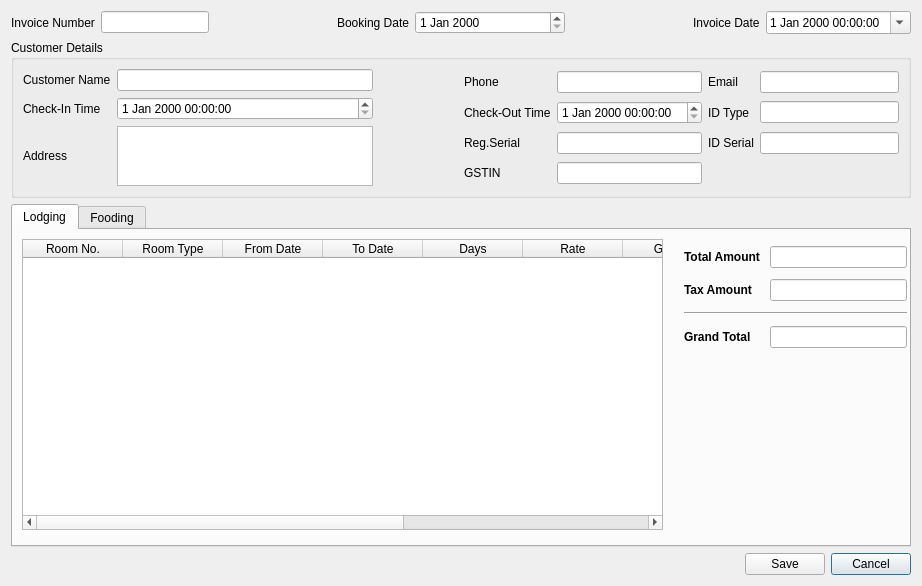
<?xml version="1.0" encoding="UTF-8"?>
<ui version="4.0">
 <class>CreateInvoices</class>
 <widget class="QDialog" name="CreateInvoices">
  <property name="geometry">
   <rect>
    <x>0</x>
    <y>0</y>
    <width>922</width>
    <height>586</height>
   </rect>
  </property>
  <property name="windowTitle">
   <string>Create Invoices</string>
  </property>
  <layout class="QVBoxLayout" name="verticalLayout_2">
   <item>
    <layout class="QGridLayout" name="gridLayout_2">
     <item row="0" column="3">
      <widget class="QLabel" name="label_13">
       <property name="text">
        <string>Booking Date</string>
       </property>
      </widget>
     </item>
     <item row="0" column="6">
      <widget class="QLabel" name="label_2">
       <property name="font">
        <font>
         <weight>50</weight>
         <bold>false</bold>
        </font>
       </property>
       <property name="text">
        <string>Invoice Date</string>
       </property>
      </widget>
     </item>
     <item row="0" column="7">
      <widget class="QDateTimeEdit" name="invoic_date">
       <property name="calendarPopup">
        <bool>true</bool>
       </property>
      </widget>
     </item>
     <item row="0" column="1">
      <widget class="QLineEdit" name="invoice_no">
       <property name="sizePolicy">
        <sizepolicy hsizetype="Fixed" vsizetype="Fixed">
         <horstretch>0</horstretch>
         <verstretch>0</verstretch>
        </sizepolicy>
       </property>
       <property name="readOnly">
        <bool>false</bool>
       </property>
      </widget>
     </item>
     <item row="0" column="0">
      <widget class="QLabel" name="label">
       <property name="minimumSize">
        <size>
         <width>80</width>
         <height>0</height>
        </size>
       </property>
       <property name="font">
        <font>
         <weight>50</weight>
         <bold>false</bold>
        </font>
       </property>
       <property name="text">
        <string>Invoice Number</string>
       </property>
      </widget>
     </item>
     <item row="0" column="4">
      <widget class="QDateEdit" name="booking_date">
       <property name="minimumSize">
        <size>
         <width>150</width>
         <height>0</height>
        </size>
       </property>
      </widget>
     </item>
     <item row="0" column="2">
      <spacer name="horizontalSpacer_3">
       <property name="orientation">
        <enum>Qt::Horizontal</enum>
       </property>
       <property name="sizeHint" stdset="0">
        <size>
         <width>40</width>
         <height>20</height>
        </size>
       </property>
      </spacer>
     </item>
     <item row="0" column="5">
      <spacer name="horizontalSpacer_5">
       <property name="orientation">
        <enum>Qt::Horizontal</enum>
       </property>
       <property name="sizeHint" stdset="0">
        <size>
         <width>40</width>
         <height>20</height>
        </size>
       </property>
      </spacer>
     </item>
    </layout>
   </item>
   <item>
    <widget class="QGroupBox" name="groupBox">
     <property name="sizePolicy">
      <sizepolicy hsizetype="Preferred" vsizetype="Preferred">
       <horstretch>0</horstretch>
       <verstretch>0</verstretch>
      </sizepolicy>
     </property>
     <property name="title">
      <string>Customer Details</string>
     </property>
     <layout class="QHBoxLayout" name="horizontalLayout">
      <item>
       <layout class="QGridLayout" name="gridLayout">
        <item row="0" column="1">
         <widget class="QLineEdit" name="customer_name">
          <property name="readOnly">
           <bool>true</bool>
          </property>
         </widget>
        </item>
        <item row="0" column="0">
         <widget class="QLabel" name="label_4">
          <property name="minimumSize">
           <size>
            <width>80</width>
            <height>0</height>
           </size>
          </property>
          <property name="text">
           <string>Customer Name</string>
          </property>
         </widget>
        </item>
        <item row="2" column="0">
         <widget class="QLabel" name="label_9">
          <property name="minimumSize">
           <size>
            <width>80</width>
            <height>0</height>
           </size>
          </property>
          <property name="text">
           <string>Check-In Time</string>
          </property>
         </widget>
        </item>
        <item row="2" column="1">
         <widget class="QDateTimeEdit" name="check_in_time"/>
        </item>
        <item row="3" column="0">
         <widget class="QLabel" name="label_5">
          <property name="minimumSize">
           <size>
            <width>80</width>
            <height>0</height>
           </size>
          </property>
          <property name="text">
           <string>Address</string>
          </property>
         </widget>
        </item>
        <item row="3" column="1">
         <widget class="QTextEdit" name="address">
          <property name="sizePolicy">
           <sizepolicy hsizetype="Fixed" vsizetype="Ignored">
            <horstretch>0</horstretch>
            <verstretch>0</verstretch>
           </sizepolicy>
          </property>
          <property name="minimumSize">
           <size>
            <width>0</width>
            <height>60</height>
           </size>
          </property>
         </widget>
        </item>
        <item row="3" column="2">
         <spacer name="horizontalSpacer">
          <property name="orientation">
           <enum>Qt::Horizontal</enum>
          </property>
          <property name="sizeHint" stdset="0">
           <size>
            <width>40</width>
            <height>20</height>
           </size>
          </property>
         </spacer>
        </item>
       </layout>
      </item>
      <item>
       <layout class="QGridLayout" name="gridLayout_3">
        <item row="0" column="1">
         <widget class="QLineEdit" name="phone">
          <property name="readOnly">
           <bool>true</bool>
          </property>
         </widget>
        </item>
        <item row="0" column="0">
         <widget class="QLabel" name="label_6">
          <property name="text">
           <string>Phone</string>
          </property>
         </widget>
        </item>
        <item row="2" column="1">
         <widget class="QLineEdit" name="reg_serial">
          <property name="readOnly">
           <bool>true</bool>
          </property>
         </widget>
        </item>
        <item row="1" column="1">
         <widget class="QDateTimeEdit" name="check_out_time"/>
        </item>
        <item row="1" column="2">
         <widget class="QLabel" name="label_11">
          <property name="text">
           <string>ID Type</string>
          </property>
         </widget>
        </item>
        <item row="0" column="3">
         <widget class="QLineEdit" name="email">
          <property name="readOnly">
           <bool>true</bool>
          </property>
         </widget>
        </item>
        <item row="0" column="2">
         <widget class="QLabel" name="label_7">
          <property name="text">
           <string>Email</string>
          </property>
         </widget>
        </item>
        <item row="2" column="2">
         <widget class="QLabel" name="label_12">
          <property name="text">
           <string>ID Serial</string>
          </property>
         </widget>
        </item>
        <item row="1" column="3">
         <widget class="QLineEdit" name="id_type">
          <property name="readOnly">
           <bool>true</bool>
          </property>
         </widget>
        </item>
        <item row="2" column="0">
         <widget class="QLabel" name="label_8">
          <property name="text">
           <string>Reg.Serial</string>
          </property>
         </widget>
        </item>
        <item row="2" column="3">
         <widget class="QLineEdit" name="id_serial">
          <property name="readOnly">
           <bool>true</bool>
          </property>
         </widget>
        </item>
        <item row="1" column="0">
         <widget class="QLabel" name="label_10">
          <property name="minimumSize">
           <size>
            <width>80</width>
            <height>0</height>
           </size>
          </property>
          <property name="text">
           <string>Check-Out Time</string>
          </property>
         </widget>
        </item>
        <item row="3" column="0">
         <widget class="QLabel" name="label_3">
          <property name="text">
           <string>GSTIN</string>
          </property>
         </widget>
        </item>
        <item row="3" column="1">
         <widget class="QLineEdit" name="gst_no"/>
        </item>
       </layout>
      </item>
     </layout>
    </widget>
   </item>
   <item>
    <widget class="QTabWidget" name="tabWidget">
     <property name="inputMethodHints">
      <set>Qt::ImhNone</set>
     </property>
     <property name="currentIndex">
      <number>0</number>
     </property>
     <widget class="QWidget" name="tab">
      <attribute name="title">
       <string>Lodging</string>
      </attribute>
      <widget class="QTableWidget" name="lodging_bill">
       <property name="geometry">
        <rect>
         <x>9</x>
         <y>9</y>
         <width>641</width>
         <height>291</height>
        </rect>
       </property>
       <property name="sizePolicy">
        <sizepolicy hsizetype="MinimumExpanding" vsizetype="Expanding">
         <horstretch>0</horstretch>
         <verstretch>0</verstretch>
        </sizepolicy>
       </property>
       <property name="editTriggers">
        <set>QAbstractItemView::NoEditTriggers</set>
       </property>
       <column>
        <property name="text">
         <string>Room No.</string>
        </property>
       </column>
       <column>
        <property name="text">
         <string>Room Type</string>
        </property>
       </column>
       <column>
        <property name="text">
         <string>From Date</string>
        </property>
       </column>
       <column>
        <property name="text">
         <string>To Date</string>
        </property>
       </column>
       <column>
        <property name="text">
         <string>Days</string>
        </property>
       </column>
       <column>
        <property name="text">
         <string>Rate</string>
        </property>
       </column>
       <column>
        <property name="text">
         <string>GST %</string>
        </property>
       </column>
       <column>
        <property name="text">
         <string>CGST</string>
        </property>
       </column>
       <column>
        <property name="text">
         <string>SGST</string>
        </property>
       </column>
       <column>
        <property name="text">
         <string>Amount</string>
        </property>
       </column>
      </widget>
      <widget class="QWidget" name="layoutWidget">
       <property name="geometry">
        <rect>
         <x>671</x>
         <y>11</y>
         <width>223</width>
         <height>115</height>
        </rect>
       </property>
       <layout class="QGridLayout" name="gridLayout_8">
        <item row="0" column="0">
         <layout class="QGridLayout" name="gridLayout_4">
          <item row="0" column="0">
           <widget class="QLabel" name="label_14">
            <property name="minimumSize">
             <size>
              <width>80</width>
              <height>0</height>
             </size>
            </property>
            <property name="font">
             <font>
              <weight>75</weight>
              <bold>true</bold>
             </font>
            </property>
            <property name="text">
             <string>Total Amount</string>
            </property>
           </widget>
          </item>
          <item row="0" column="1">
           <widget class="QLineEdit" name="totalAmount">
            <property name="inputMethodHints">
             <set>Qt::ImhNone</set>
            </property>
            <property name="alignment">
             <set>Qt::AlignRight|Qt::AlignTrailing|Qt::AlignVCenter</set>
            </property>
            <property name="readOnly">
             <bool>true</bool>
            </property>
            <property name="clearButtonEnabled">
             <bool>false</bool>
            </property>
           </widget>
          </item>
         </layout>
        </item>
        <item row="1" column="0">
         <layout class="QGridLayout" name="gridLayout_7">
          <item row="0" column="0">
           <widget class="QLabel" name="label_17">
            <property name="minimumSize">
             <size>
              <width>80</width>
              <height>0</height>
             </size>
            </property>
            <property name="font">
             <font>
              <weight>75</weight>
              <bold>true</bold>
             </font>
            </property>
            <property name="text">
             <string>Tax Amount</string>
            </property>
           </widget>
          </item>
          <item row="0" column="1">
           <widget class="QLineEdit" name="taxAmount">
            <property name="inputMethodHints">
             <set>Qt::ImhNone</set>
            </property>
            <property name="alignment">
             <set>Qt::AlignRight|Qt::AlignTrailing|Qt::AlignVCenter</set>
            </property>
            <property name="readOnly">
             <bool>true</bool>
            </property>
            <property name="clearButtonEnabled">
             <bool>false</bool>
            </property>
           </widget>
          </item>
         </layout>
        </item>
        <item row="2" column="0">
         <widget class="Line" name="line">
          <property name="orientation">
           <enum>Qt::Horizontal</enum>
          </property>
         </widget>
        </item>
        <item row="3" column="0">
         <layout class="QGridLayout" name="gridLayout_5">
          <item row="0" column="0">
           <widget class="QLabel" name="label_16">
            <property name="minimumSize">
             <size>
              <width>80</width>
              <height>0</height>
             </size>
            </property>
            <property name="font">
             <font>
              <weight>75</weight>
              <bold>true</bold>
             </font>
            </property>
            <property name="text">
             <string>Grand Total</string>
            </property>
           </widget>
          </item>
          <item row="0" column="1">
           <widget class="QLineEdit" name="grandTotal">
            <property name="inputMethodHints">
             <set>Qt::ImhNone</set>
            </property>
            <property name="alignment">
             <set>Qt::AlignRight|Qt::AlignTrailing|Qt::AlignVCenter</set>
            </property>
            <property name="readOnly">
             <bool>true</bool>
            </property>
            <property name="clearButtonEnabled">
             <bool>false</bool>
            </property>
           </widget>
          </item>
         </layout>
        </item>
       </layout>
      </widget>
     </widget>
     <widget class="QWidget" name="tab_2">
      <attribute name="title">
       <string>Fooding</string>
      </attribute>
      <widget class="QTableWidget" name="foodList">
       <property name="geometry">
        <rect>
         <x>9</x>
         <y>9</y>
         <width>581</width>
         <height>281</height>
        </rect>
       </property>
       <property name="sizePolicy">
        <sizepolicy hsizetype="Expanding" vsizetype="MinimumExpanding">
         <horstretch>0</horstretch>
         <verstretch>0</verstretch>
        </sizepolicy>
       </property>
       <property name="maximumSize">
        <size>
         <width>800</width>
         <height>16777215</height>
        </size>
       </property>
       <property name="editTriggers">
        <set>QAbstractItemView::NoEditTriggers</set>
       </property>
       <column>
        <property name="text">
         <string>HSN Code</string>
        </property>
       </column>
       <column>
        <property name="text">
         <string>Item Name</string>
        </property>
       </column>
       <column>
        <property name="text">
         <string>Order Time</string>
        </property>
       </column>
       <column>
        <property name="text">
         <string>Rate</string>
        </property>
       </column>
       <column>
        <property name="text">
         <string>Qty</string>
        </property>
       </column>
       <column>
        <property name="text">
         <string>CGST (%)</string>
        </property>
       </column>
       <column>
        <property name="text">
         <string>SGST (%)</string>
        </property>
       </column>
       <column>
        <property name="text">
         <string>Tax Amount</string>
        </property>
       </column>
       <column>
        <property name="text">
         <string>Total Amount</string>
        </property>
       </column>
      </widget>
      <widget class="QWidget" name="layoutWidget">
       <property name="geometry">
        <rect>
         <x>600</x>
         <y>10</y>
         <width>299</width>
         <height>151</height>
        </rect>
       </property>
       <layout class="QFormLayout" name="formLayout">
        <item row="0" column="0">
         <layout class="QGridLayout" name="gridLayout_9">
          <item row="1" column="1">
           <widget class="QLineEdit" name="taxAmountFood">
            <property name="maximumSize">
             <size>
              <width>150</width>
              <height>16777215</height>
             </size>
            </property>
            <property name="alignment">
             <set>Qt::AlignRight|Qt::AlignTrailing|Qt::AlignVCenter</set>
            </property>
            <property name="readOnly">
             <bool>true</bool>
            </property>
           </widget>
          </item>
          <item row="0" column="1">
           <widget class="QLineEdit" name="foodTotalAmount">
            <property name="maximumSize">
             <size>
              <width>150</width>
              <height>16777215</height>
             </size>
            </property>
            <property name="alignment">
             <set>Qt::AlignRight|Qt::AlignTrailing|Qt::AlignVCenter</set>
            </property>
            <property name="readOnly">
             <bool>true</bool>
            </property>
           </widget>
          </item>
          <item row="0" column="0">
           <widget class="QLabel" name="label_18">
            <property name="sizePolicy">
             <sizepolicy hsizetype="Minimum" vsizetype="Preferred">
              <horstretch>0</horstretch>
              <verstretch>0</verstretch>
             </sizepolicy>
            </property>
            <property name="minimumSize">
             <size>
              <width>150</width>
              <height>0</height>
             </size>
            </property>
            <property name="font">
             <font>
              <weight>75</weight>
              <bold>true</bold>
             </font>
            </property>
            <property name="text">
             <string>Total Amount </string>
            </property>
           </widget>
          </item>
          <item row="1" column="0">
           <widget class="QLabel" name="label_20">
            <property name="sizePolicy">
             <sizepolicy hsizetype="Minimum" vsizetype="Preferred">
              <horstretch>0</horstretch>
              <verstretch>0</verstretch>
             </sizepolicy>
            </property>
            <property name="minimumSize">
             <size>
              <width>150</width>
              <height>0</height>
             </size>
            </property>
            <property name="font">
             <font>
              <weight>75</weight>
              <bold>true</bold>
             </font>
            </property>
            <property name="text">
             <string>Tax Amount</string>
            </property>
           </widget>
          </item>
         </layout>
        </item>
        <item row="1" column="0">
         <widget class="Line" name="line_2">
          <property name="orientation">
           <enum>Qt::Horizontal</enum>
          </property>
         </widget>
        </item>
        <item row="2" column="0">
         <layout class="QGridLayout" name="gridLayout_10">
          <item row="0" column="0">
           <widget class="QLabel" name="label_21">
            <property name="sizePolicy">
             <sizepolicy hsizetype="Minimum" vsizetype="Preferred">
              <horstretch>0</horstretch>
              <verstretch>0</verstretch>
             </sizepolicy>
            </property>
            <property name="minimumSize">
             <size>
              <width>150</width>
              <height>0</height>
             </size>
            </property>
            <property name="font">
             <font>
              <weight>75</weight>
              <bold>true</bold>
             </font>
            </property>
            <property name="text">
             <string>Grand Total</string>
            </property>
           </widget>
          </item>
          <item row="0" column="1">
           <widget class="QLineEdit" name="grandTotalFood">
            <property name="maximumSize">
             <size>
              <width>150</width>
              <height>16777215</height>
             </size>
            </property>
            <property name="alignment">
             <set>Qt::AlignRight|Qt::AlignTrailing|Qt::AlignVCenter</set>
            </property>
            <property name="readOnly">
             <bool>true</bool>
            </property>
           </widget>
          </item>
         </layout>
        </item>
       </layout>
      </widget>
     </widget>
    </widget>
   </item>
   <item>
    <layout class="QGridLayout" name="gridLayout_6">
     <item row="0" column="2">
      <widget class="QPushButton" name="cancelInvBtn">
       <property name="text">
        <string>Cancel</string>
       </property>
      </widget>
     </item>
     <item row="0" column="1">
      <widget class="QPushButton" name="saveBtn">
       <property name="text">
        <string>Save</string>
       </property>
      </widget>
     </item>
     <item row="0" column="0">
      <spacer name="horizontalSpacer_4">
       <property name="orientation">
        <enum>Qt::Horizontal</enum>
       </property>
       <property name="sizeHint" stdset="0">
        <size>
         <width>40</width>
         <height>20</height>
        </size>
       </property>
      </spacer>
     </item>
    </layout>
   </item>
  </layout>
 </widget>
 <resources/>
 <connections/>
</ui>
